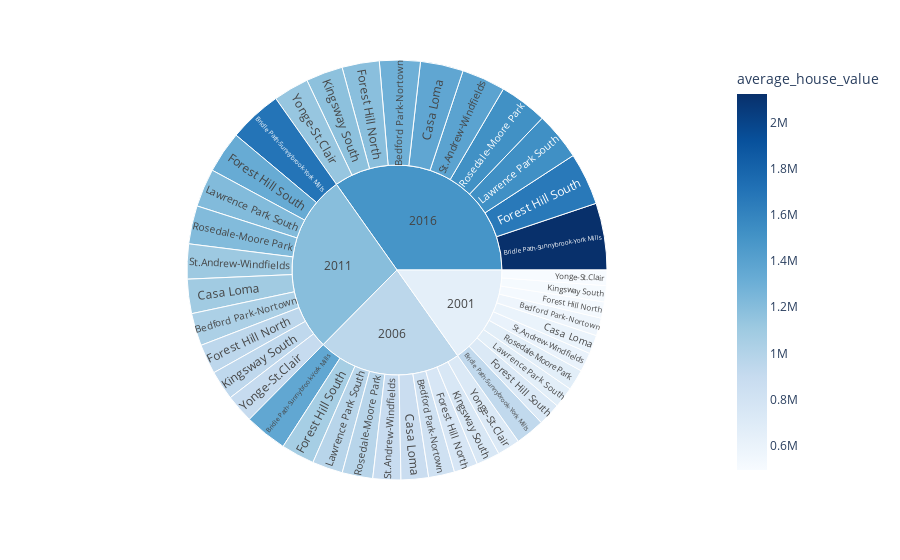

This figure's notebook cell:
### Code cell
# Create the sunburst chart figure
top_ten_sunburst_chart = px.sunburst(
    top_ten_expensive_neighbourhoods_per_year, 
    path=['year', 'neighbourhood'], 
    values='average_house_value', 
    color='average_house_value', 
    color_continuous_scale='blues',
)

# Plot the chart
top_ten_sunburst_chart.show()

### Figure 1 — Plotly figure (JSON) as saved in the notebook; plotly's stock layout.template omitted (floating-point values rounded to 4 significant figures)
{"data": [{"branchvalues": "total", "customdata": [[565304], [826963], [1034387], [1295007], [927466], [1356757], [1697067], [2124653], [596077], [871981], [1090696], [1365503], [517466], [756983], [946854], [1185419], [726664], [1063011], [1329642], [1664653], [512334], [749476], [937464], [1173663], [664712], [972384], [1216283], [1522732], [664476], [972039], [1215852], [1522193], [607040], [888017], [1110755], [1390616], [494098], [722799], [904096], [1131888], [651600.0], [953200.0], [1192000.0], [1493000.0]], "domain": {"x": [0, 1], "y": [0, 1]}, "hovertemplate": "labels=%{label}<br>average_house_value_sum=%{value}<br>parent=%{parent}<br>id=%{id}<br>average_house_value=%{color}<extra></extra>", "ids": ["2001/Bedford Park-Nortown", "2006/Bedford Park-Nortown", "2011/Bedford Park-Nortown", "2016/Bedford Park-Nortown", "2001/Bridle Path-Sunnybrook-York Mills", "2006/Bridle Path-Sunnybrook-York Mills", "2011/Bridle Path-Sunnybrook-York Mills", "2016/Bridle Path-Sunnybrook-York Mills", "2001/Casa Loma", "2006/Casa Loma", "2011/Casa Loma", "2016/Casa Loma", "2001/Forest Hill North", "2006/Forest Hill North", "2011/Forest Hill North", "2016/Forest Hill North", "2001/Forest Hill South", "2006/Forest Hill South", "2011/Forest Hill South", "2016/Forest Hill South", "2001/Kingsway South", "2006/Kingsway South", "2011/Kingsway South", "2016/Kingsway South", "2001/Lawrence Park South", "2006/Lawrence Park South", "2011/Lawrence Park South", "2016/Lawrence Park South", "2001/Rosedale-Moore Park", "2006/Rosedale-Moore Park", "2011/Rosedale-Moore Park", "2016/Rosedale-Moore Park", "2001/St.Andrew-Windfields", "2006/St.Andrew-Windfields", "2011/St.Andrew-Windfields", "2016/St.Andrew-Windfields", "2001/Yonge-St.Clair", "2006/Yonge-St.Clair", "2011/Yonge-St.Clair", "2016/Yonge-St.Clair", "2001", "2006", "2011", "2016"], "labels": ["Bedford Park-Nortown", "Bedford Park-Nortown", "Bedford Park-Nortown", "Bedford Park-Nortown", "Bridle Path-Sunnybrook-York Mills", "Bridle Path-Sunnybrook-York Mills", "Bridle Path-Sunnybrook-York Mills", "Bridle Path-Sunnybrook-York Mills", "Casa Loma", "Casa Loma", "Casa Loma", "Casa Loma", "Forest Hill North", "Forest Hill North", "Forest Hill North", "Forest Hill North", "Forest Hill South", "Forest Hill South", "Forest Hill South", "Forest Hill South", "Kingsway South", "Kingsway South", "Kingsway South", "Kingsway South", "Lawrence Park South", "Lawrence Park South", "Lawrence Park South", "Lawrence Park South", "Rosedale-Moore Park", "Rosedale-Moore Park", "Rosedale-Moore Park", "Rosedale-Moore Park", "St.Andrew-Windfields", "St.Andrew-Windfields", "St.Andrew-Windfields", "St.Andrew-Windfields", "Yonge-St.Clair", "Yonge-St.Clair", "Yonge-St.Clair", "Yonge-St.Clair", "2001", "2006", "2011", "2016"], "marker": {"coloraxis": "coloraxis", "colors": [565304, 826963, 1034387, 1295007, 927466, 1356757, 1697067, 2124653, 596077, 871981, 1090696, 1365503, 517466, 756983, 946854, 1185419, 726664, 1063011, 1329642, 1664653, 512334, 749476, 937464, 1173663, 664712, 972384, 1216283, 1522732, 664476, 972039, 1215852, 1522193, 607040, 888017, 1110755, 1390616, 494098, 722799, 904096, 1131888, 651600.0, 953200.0, 1192000.0, 1493000.0]}, "name": "", "parents": ["2001", "2006", "2011", "2016", "2001", "2006", "2011", "2016", "2001", "2006", "2011", "2016", "2001", "2006", "2011", "2016", "2001", "2006", "2011", "2016", "2001", "2006", "2011", "2016", "2001", "2006", "2011", "2016", "2001", "2006", "2011", "2016", "2001", "2006", "2011", "2016", "2001", "2006", "2011", "2016", "", "", "", ""], "type": "sunburst", "values": [565304, 826963, 1034387, 1295007, 927466, 1356757, 1697067, 2124653, 596077, 871981, 1090696, 1365503, 517466, 756983, 946854, 1185419, 726664, 1063011, 1329642, 1664653, 512334, 749476, 937464, 1173663, 664712, 972384, 1216283, 1522732, 664476, 972039, 1215852, 1522193, 607040, 888017, 1110755, 1390616, 494098, 722799, 904096, 1131888, 6275637, 9180410, 11483096, 14376327]}], "layout": {"coloraxis": {"colorbar": {"title": {"text": "average_house_value"}}, "colorscale": [[0, "rgb(247,251,255)"], [0.125, "rgb(222,235,247)"], [0.25, "rgb(198,219,239)"], [0.375, "rgb(158,202,225)"], [0.5, "rgb(107,174,214)"], [0.625, "rgb(66,146,198)"], [0.75, "rgb(33,113,181)"], [0.875, "rgb(8,81,156)"], [1, "rgb(8,48,107)"]]}, "legend": {"tracegroupgap": 0}, "margin": {"t": 60}}}
